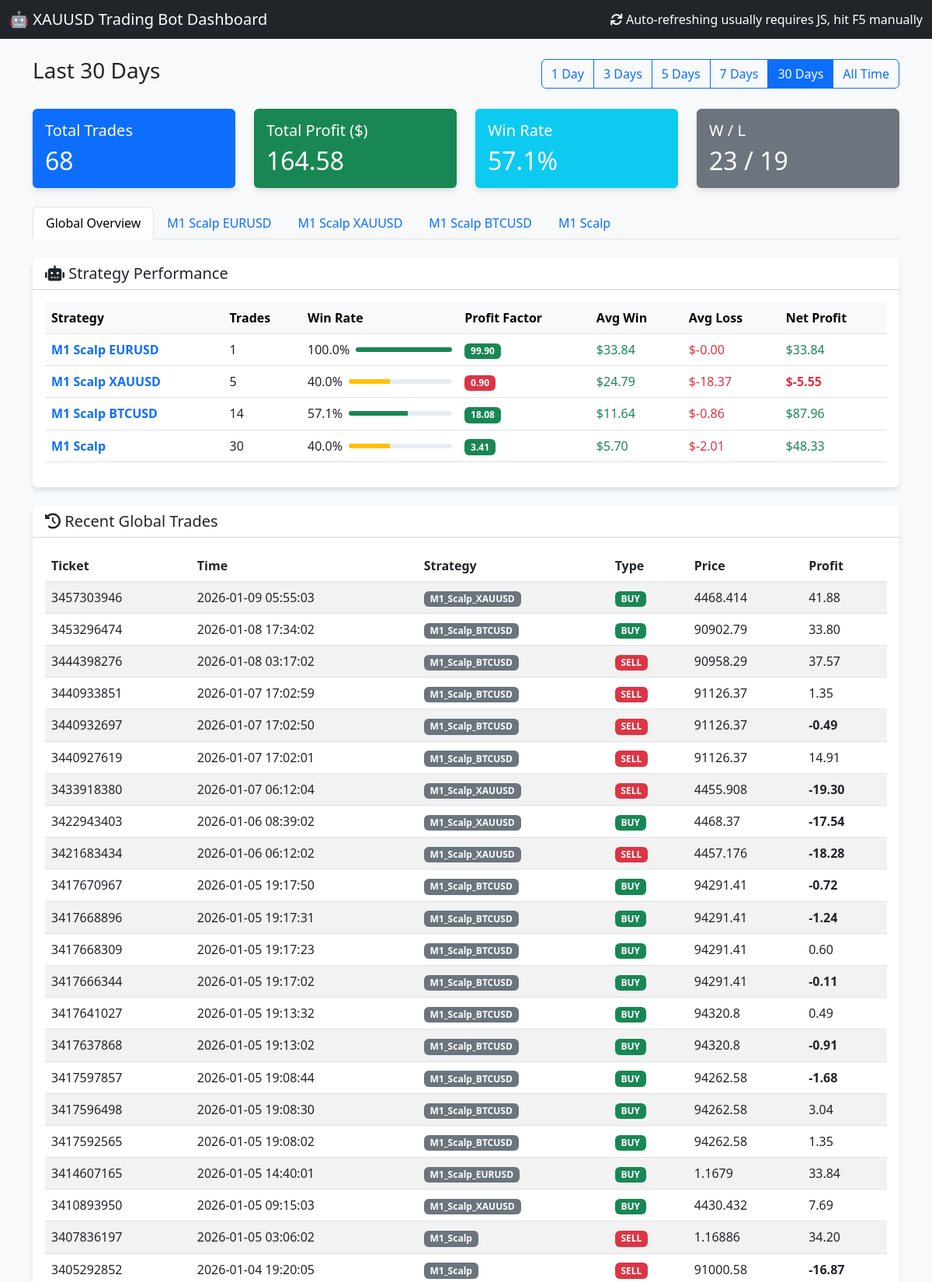
The page / (upper part) on the database its author committed.
### tables this page shows
CREATE TABLE orders (
                ticket INTEGER PRIMARY KEY,
                strategy_name TEXT,
                symbol TEXT,
                order_type TEXT,
                volume REAL,
                open_price REAL,
                sl REAL,
                tp REAL,
                open_time DATETIME,
                close_price REAL,
                profit REAL,
                comment TEXT,
                account_id INTEGER DEFAULT 0
            );

### dashboard.py (the view)
@app.route('/')
def index():
    cur = get_db().cursor()
    days_param = request.args.get('days', '30') # Default 30 days
    if days_param == "all":
        days = 36500 # 100 years approx
        filter_label = "All Time"
    else:
        try:
            days = int(days_param)
            filter_label = f"Last {days} Days"
        except:
            days = 30
            filter_label = "Last 30 Days"
    cutoff_date = datetime.now() - timedelta(days=days)
    cutoff_str = cutoff_date.strftime("%Y-%m-%d %H:%M:%S")
    cur.execute("SELECT * FROM orders WHERE open_time >= ? ORDER BY open_time DESC", (cutoff_str,))
    orders = cur.fetchall()
    total_trades = len(orders)
    total_profit = sum([o['profit'] for o in orders if o['profit'] is not None])
    wins = len([o for o in orders if o['profit'] is not None and o['profit'] > 0])
    losses = len([o for o in orders if o['profit'] is not None and o['profit'] < 0])
    win_rate = (wins / total_trades * 100) if total_trades > 0 else 0
    cur.execute("SELECT * FROM signals ORDER BY timestamp DESC LIMIT 50")
    signals = cur.fetchall()
    cur.execute("SELECT DISTINCT strategy_name FROM orders WHERE strategy_name IS NOT NULL")
    strategies = [row['strategy_name'] for row in cur.fetchall()]
    if not strategies:
        print(f"⚠️ [Dashboard] No strategies found in database")
    else:
        print(f"📊 [Dashboard] Found {len(strategies)} strategies: {strategies}")
    bot_stats = []
    for strat in strategies:
        s_orders = [o for o in orders if o['strategy_name'] == strat and o['profit'] is not None]
        s_total = len(s_orders)
        if s_total == 0: continue
        s_wins = [o for o in s_orders if o['profit'] > 0]
        s_losses = [o for o in s_orders if o['profit'] < 0]
        s_gross_profit = sum([o['profit'] for o in s_wins])
        s_gross_loss = abs(sum([o['profit'] for o in s_losses]))
        s_net_profit = sum([o['profit'] for o in s_orders])
        s_avg_win = (s_gross_profit / len(s_wins)) if s_wins else 0.0
        s_avg_loss = (s_gross_loss / len(s_losses)) if s_losses else 0.0 # Positive number for display
        pf = (s_gross_profit / s_gross_loss) if s_gross_loss > 0 else 99.9
        win_rate = (len(s_wins) / s_total) * 100
        if strat.startswith("M1_Scalp_"):
            display_name = strat.replace("M1_Scalp_", "M1 Scalp ").replace("_", " ")
        else:
            display_name = strat.replace("Strategy_", "").replace("_", " ")
        bot_stats.append({
            "raw_name": strat, # Added for template filtering
            "name": display_name,
            "trades": s_total,
            "win_rate": win_rate,
            "pf": pf,
            "avg_win": s_avg_win,
            "avg_loss": -s_avg_loss, # Make negative for display
            "net_profit": s_net_profit,
            "chart_data": [] # Placeholder
        })
        chart_orders = sorted(s_orders, key=lambda x: x['open_time'])
        equity = 0
        points = []
        for o in chart_orders:
            equity += o['profit']
            points.append({
                'x': o['open_time'],
                'y': equity
            })
        bot_stats[-1]['chart_data'] = points
    desired_order = [
        "Strategy_1_Trend_HA",
        "Strategy_4_UT_Bot",
        "Strategy_2_EMA_ATR",
        "Strategy_5_Filter_First",
        "M1_Scalp_EURUSD",
        "M1_Scalp_XAUUSD",
        "M1_Scalp_BTCUSD"
    ]
    bot_stats_filtered = []
    bot_stats_other = []
    for bot in bot_stats:
        if bot['raw_name'] in desired_order:
            bot_stats_filtered.append(bot)
        else:
            bot_stats_other.append(bot)
    bot_stats_filtered.sort(key=lambda x: desired_order.index(x['raw_name']))
    bot_stats_other.sort(key=lambda x: x['net_profit'], reverse=True)
    bot_stats = bot_stats_filtered + bot_stats_other
    print(f"📊 [Dashboard] Generated {len(bot_stats)} bot stats entries")
    for bot in bot_stats:
        print(f"   - {bot['raw_name']}: {bot['trades']} trades, Net Profit: ${bot['net_profit']:.2f}")
    return render_template('index.html',
                           orders=orders,
                           signals=signals,
                           total_trades=total_trades,
                           total_profit=total_profit,
                           win_rate=win_rate,
                           wins=wins,
                           losses=losses,
                           bot_stats=bot_stats,
                           current_filter=days_param,
                           filter_label=filter_label)

### dashboard.py (called while the page is built)
def get_db():
    db = getattr(g, '_database', None)
    if db is None:
        db = g._database = sqlite3.connect(DB_PATH)
        db.row_factory = sqlite3.Row
    return db

@app.teardown_appcontext
def close_connection(exception):
    db = getattr(g, '_database', None)
    if db is not None:
        db.close()

### templates/index.html (shortened to what this page needs)
<!DOCTYPE html>
<html lang="en">
<head>
    <link href="https://cdn.jsdelivr.net/npm/bootstrap@5.3.0/dist/css/bootstrap.min.css" rel="stylesheet">
    <link href="https://cdnjs.cloudflare.com/ajax/libs/font-awesome/6.0.0/css/all.min.css" rel="stylesheet">
</head>
<body>
    <nav class="navbar navbar-dark bg-dark mb-4">
        <div class="container-fluid">
            <span class="navbar-brand mb-0 h1">🤖 XAUUSD Trading Bot Dashboard</span>
            <span class="text-white"><i class="fas fa-sync"></i> Auto-refreshing usually requires JS, hit F5
                manually</span>
        </div>
    </nav>
    <div class="container mb-4">
        <div class="d-flex justify-content-between align-items-center">
            <h3>{{ filter_label }}</h3>
            <div class="btn-group" role="group">
                <a href="/?days=1" class="btn btn-outline-primary {% if current_filter == '1' %}active{% endif %}">1
                    Day</a>
                <a href="/?days=3" class="btn btn-outline-primary {% if current_filter == '3' %}active{% endif %}">3
                    Days</a>
                <a href="/?days=5" class="btn btn-outline-primary {% if current_filter == '5' %}active{% endif %}">5
                    Days</a>
                <a href="/?days=7" class="btn btn-outline-primary {% if current_filter == '7' %}active{% endif %}">7
                    Days</a>
                <a href="/?days=30" class="btn btn-outline-primary {% if current_filter == '30' %}active{% endif %}">30
                    Days</a>
                <a href="/?days=all"
                    class="btn btn-outline-primary {% if current_filter == 'all' %}active{% endif %}">All Time</a>
            </div>
        </div>
    </div>
    <div class="container">
        <div class="row mb-4">
            <div class="col-md-3">
                <div class="card bg-primary text-white">
                    <div class="card-body">
                        <h5 class="card-title">Total Trades</h5>
                        <h2 class="card-text">{{ total_trades }}</h2>
                    </div>
                </div>
            </div>
            <div class="col-md-3">
                <div class="card {% if total_profit >= 0 %}bg-success{% else %}bg-danger{% endif %} text-white">
                    <div class="card-body">
                        <h5 class="card-title">Total Profit ($)</h5>
                        <h2 class="card-text">{{ "%.2f"|format(total_profit) }}</h2>
                    </div>
                </div>
            </div>
            <div class="col-md-3">
                <div class="card bg-info text-white">
                    <div class="card-body">
                        <h5 class="card-title">Win Rate</h5>
                        <h2 class="card-text">{{ "%.1f"|format(win_rate) }}%</h2>
                    </div>
                </div>
            </div>
            <div class="col-md-3">
                <div class="card bg-secondary text-white">
                    <div class="card-body">
                        <h5 class="card-title">W / L</h5>
                        <h2 class="card-text">{{ wins }} / {{ losses }}</h2>
                    </div>
                </div>
            </div>
        </div>
        <ul class="nav nav-tabs mb-4" id="myTab" role="tablist">
            <li class="nav-item" role="presentation">
                <button class="nav-link active" id="overview-tab" data-bs-toggle="tab" data-bs-target="#overview"
                    type="button" role="tab" aria-controls="overview" aria-selected="true">Global Overview</button>
            </li>
            {% for bot in bot_stats %}
            <li class="nav-item" role="presentation">
                <button class="nav-link" id="tab-{{ loop.index }}" data-bs-toggle="tab"
                    data-bs-target="#content-{{ loop.index }}" type="button" role="tab"
                    aria-controls="content-{{ loop.index }}" aria-selected="false">{{ bot.name }}</button>
            </li>
            {% endfor %}
        </ul>
        <div class="tab-content" id="myTabContent">
            <div class="tab-pane fade show active" id="overview" role="tabpanel" aria-labelledby="overview-tab">
                <div class="card mb-4">
                    <div class="card-header bg-white">
                        <h5 class="mb-0"><i class="fas fa-robot"></i> Strategy Performance</h5>
                    </div>
                    <div class="card-body">
                        <div class="table-responsive">
                            <table class="table table-hover align-middle">
                                <thead class="table-light">
                                    <tr>
                                        <th>Strategy</th>
                                        <th>Trades</th>
                                        <th>Win Rate</th>
                                        <th>Profit Factor</th>
                                        <th>Avg Win</th>
                                        <th>Avg Loss</th>
                                        <th>Net Profit</th>
                                    </tr>
                                </thead>
                                <tbody>
                                    {% if bot_stats|length > 0 %}
                                    {% for bot in bot_stats %}
                                    <tr>
                                        <td class="fw-bold text-primary">{{ bot.name }}</td>
                                        <td>{{ bot.trades }}</td>
                                        <td>
                                            <div class="d-flex align-items-center">
                                                <span class="me-2">{{ "%.1f"|format(bot.win_rate) }}%</span>
                                                <div class="progress flex-grow-1" style="height: 6px; width: 60px;">
                                                    <div class="progress-bar {% if bot.win_rate >= 50 %}bg-success{% else %}bg-warning{% endif %}"
                                                        role="progressbar" style="width: {{ bot.win_rate }}%"></div>
                                                </div>
                                            </div>
                                        </td>
                                        <td>
                                            {% if bot.pf >= 1.5 %}
                                            <span class="badge bg-success">{{ "%.2f"|format(bot.pf) }}</span>
                                            {% elif bot.pf >= 1.0 %}
                                            <span class="badge bg-primary">{{ "%.2f"|format(bot.pf) }}</span>
                                            {% else %}
                                            <span class="badge bg-danger">{{ "%.2f"|format(bot.pf) }}</span>
                                            {% endif %}
                                        </td>
                                        <td class="text-success">{{ "$%.2f"|format(bot.avg_win) }}</td>
                                        <td class="text-danger">{{ "$%.2f"|format(bot.avg_loss) }}</td>
                                        <td
                                            class="{% if bot.net_profit <= 0 %}fw-bold{% endif %} {% if bot.net_profit >= 0 %}text-success{% else %}text-danger{% endif %}">
                                            {{ "$%.2f"|format(bot.net_profit) }}
                                        </td>
                                    </tr>
                                    {% endfor %}
                                    {% endif %}
                                </tbody>
                            </table>
                        </div>
                    </div>
                </div>
                <div class="card mb-4">
                    <div class="card-header bg-white">
                        <h5 class="mb-0"><i class="fas fa-history"></i> Recent Global Trades</h5>
                    </div>
                    <div class="card-body">
                        <div class="table-responsive">
                            <table class="table table-hover table-striped">
                                <thead>
                                    <tr>
                                        <th>Ticket</th>
                                        <th>Time</th>
                                        <th>Strategy</th>
                                        <th>Type</th>
                                        <th>Price</th>
                                        <th>Profit</th>
                                    </tr>
                                </thead>
                                <tbody>
                                    {% for order in orders[:50] %}
                                    <tr>
                                        <td>{{ order.ticket }}</td>
                                        <td>{{ order.open_time }}</td>
                                        <td><span class="badge bg-secondary">{{ order.strategy_name }}</span></td>
                                        <td>
                                            {% if order.order_type == 'BUY' %}
                                            <span class="badge badge-buy">BUY</span>
                                            {% else %}
                                            <span class="badge badge-sell">SELL</span>
                                            {% endif %}
                                        </td>
                                        <td>{{ order.open_price }}</td>
                                        <td
                                            class="{% if order.profit is not none and order.profit >= 0 %}profit-pos{% elif order.profit is not none %}profit-neg{% endif %} {% if order.profit is not none and order.profit <= 0 %}fw-bold{% endif %}">
                                            {% if order.profit is not none %}
                                            {{ "%.2f"|format(order.profit) }}
                                            {% else %}
                                            <span class="text-muted">Running</span>
                                            {% endif %}
                                        </td>
                                    </tr>
                                    {% endfor %}
                                </tbody>
                            </table>
                        </div>
                    </div>
                </div>
            </div>
        </div>
    </div>
</body>
</html>

### templates/index.html (style rules this page uses)
body { background-color: #f8f9fa; }
.card { box-shadow: 0 4px 6px rgba(0, 0, 0, 0.1); border: none; }
.profit-pos { color: green; }
.profit-neg { color: red; }
.badge-buy { background-color: #198754; }
.badge-sell { background-color: #dc3545; }

### rows shown on the page
orders: ticket "3457303946", open_time "2026-01-09 05:55:03", strategy_name "M1_Scalp_XAUUSD", order_type "BUY", open_price "4468.414", profit "41.88"
orders: ticket "3453296474", open_time "2026-01-08 17:34:02", strategy_name "M1_Scalp_BTCUSD", order_type "BUY", open_price "90902.79", profit "33.80"
orders: ticket "3444398276", open_time "2026-01-08 03:17:02", strategy_name "M1_Scalp_BTCUSD", order_type "SELL", open_price "90958.29", profit "37.57"
orders: ticket "3440933851", open_time "2026-01-07 17:02:59", strategy_name "M1_Scalp_BTCUSD", order_type "SELL", open_price "91126.37", profit "1.35"
orders: ticket "3440932697", open_time "2026-01-07 17:02:50", strategy_name "M1_Scalp_BTCUSD", order_type "SELL", open_price "91126.37", profit "-0.49"
orders: ticket "3440927619", open_time "2026-01-07 17:02:01", strategy_name "M1_Scalp_BTCUSD", order_type "SELL", open_price "91126.37", profit "14.91"
orders: ticket "3433918380", open_time "2026-01-07 06:12:04", strategy_name "M1_Scalp_XAUUSD", order_type "SELL", open_price "4455.908", profit "-19.30"
orders: ticket "3422943403", open_time "2026-01-06 08:39:02", strategy_name "M1_Scalp_XAUUSD", order_type "BUY", open_price "4468.37", profit "-17.54"
orders: ticket "3421683434", open_time "2026-01-06 06:12:02", strategy_name "M1_Scalp_XAUUSD", order_type "SELL", open_price "4457.176", profit "-18.28"
orders: ticket "3417670967", open_time "2026-01-05 19:17:50", strategy_name "M1_Scalp_BTCUSD", order_type "BUY", open_price "94291.41", profit "-0.72"
orders: ticket "3417668896", open_time "2026-01-05 19:17:31", strategy_name "M1_Scalp_BTCUSD", order_type "BUY", open_price "94291.41", profit "-1.24"
orders: ticket "3417668309", open_time "2026-01-05 19:17:23", strategy_name "M1_Scalp_BTCUSD", order_type "BUY", open_price "94291.41", profit "0.60"
orders: ticket "3417666344", open_time "2026-01-05 19:17:02", strategy_name "M1_Scalp_BTCUSD", order_type "BUY", open_price "94291.41", profit "-0.11"
orders: ticket "3417641027", open_time "2026-01-05 19:13:32", strategy_name "M1_Scalp_BTCUSD", order_type "BUY", open_price "94320.8", profit "0.49"
orders: ticket "3417637868", open_time "2026-01-05 19:13:02", strategy_name "M1_Scalp_BTCUSD", order_type "BUY", open_price "94320.8", profit "-0.91"
orders: ticket "3417597857", open_time "2026-01-05 19:08:44", strategy_name "M1_Scalp_BTCUSD", order_type "BUY", open_price "94262.58", profit "-1.68"
orders: ticket "3417596498", open_time "2026-01-05 19:08:30", strategy_name "M1_Scalp_BTCUSD", order_type "BUY", open_price "94262.58", profit "3.04"
orders: ticket "3417592565", open_time "2026-01-05 19:08:02", strategy_name "M1_Scalp_BTCUSD", order_type "BUY", open_price "94262.58", profit "1.35"
orders: ticket "3414607165", open_time "2026-01-05 14:40:01", strategy_name "M1_Scalp_EURUSD", order_type "BUY", open_price "1.1679", profit "33.84"
orders: ticket "3410893950", open_time "2026-01-05 09:15:03", strategy_name "M1_Scalp_XAUUSD", order_type "BUY", open_price "4430.432", profit "7.69"
orders: ticket "3407836197", open_time "2026-01-05 03:06:02", strategy_name "M1_Scalp", order_type "SELL", open_price "1.16886", profit "34.20"
orders: ticket "3405292852", open_time "2026-01-04 19:20:05", strategy_name "M1_Scalp", order_type "SELL", open_price "91000.58", profit "-16.87"

### other values the page prints
{{ filter_label }} "Last 30 Days"
{{ total_trades }} "68"
{{ "%.2f"|format(total_profit) }} "164.58"
{{ "%.1f"|format(win_rate) }} "57.1"
{{ wins }} "23"
{{ losses }} "19"
{{ bot.name }} "M1 Scalp EURUSD" "M1 Scalp XAUUSD" "M1 Scalp BTCUSD" "M1 Scalp"
{{ bot.trades }} "1" "5" "14" "30"
{{ "%.1f"|format(bot.win_rate) }} "100.0" "40.0" "57.1" "40.0"
{{ "%.2f"|format(bot.pf) }} "99.90" "18.08" "3.41"
{{ "$%.2f"|format(bot.avg_win) }} "$33.84" "$24.79" "$11.64" "$5.70"
{{ "$%.2f"|format(bot.avg_loss) }} "$-0.00" "$-18.37" "$-0.86" "$-2.01"
{{ "$%.2f"|format(bot.net_profit) }} "$33.84" "$-5.55" "$87.96" "$48.33"
{{ "%.2f"|format(bot.pf) }} "0.90"
